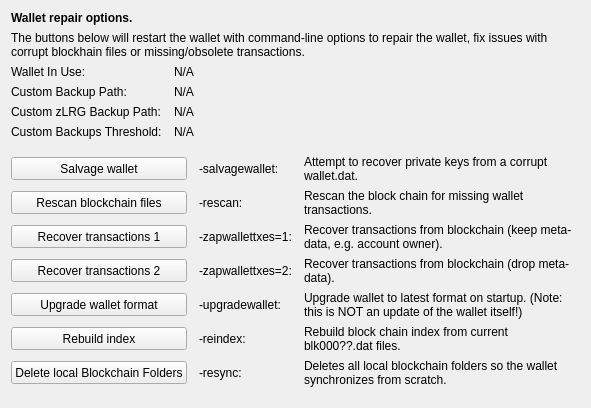
     <widget class="QWidget" name="tab_repair">
      <attribute name="title">
       <string>&amp;Wallet Repair</string>
      </attribute>
      <layout class="QGridLayout" name="gridLayout_4" columnstretch="0,0,0,0">
       <property name="horizontalSpacing">
        <number>12</number>
       </property>
       <item row="0" column="0" colspan="4">
        <widget class="QLabel" name="label_repair_header">
         <property name="font">
          <font>
           <weight>75</weight>
           <bold>true</bold>
          </font>
         </property>
         <property name="text">
          <string>Wallet repair options.</string>
         </property>
        </widget>
       </item>
       <item row="1" column="0" colspan="4">
        <widget class="QLabel" name="label_repair_helptext">
         <property name="font">
          <font>
           <weight>50</weight>
           <bold>false</bold>
          </font>
         </property>
         <property name="text">
          <string>The buttons below will restart the wallet with command-line options to repair the wallet, fix issues with corrupt blockhain files or missing/obsolete transactions.</string>
         </property>
         <property name="wordWrap">
          <bool>true</bool>
         </property>
        </widget>
       </item>
       <item row="2" column="0">
        <widget class="QLabel" name="wallet_path_label">
         <property name="text">
          <string>Wallet In Use:</string>
         </property>
        </widget>
       </item>
       <item row="2" column="1" colspan="3">
        <widget class="QLabel" name="wallet_path">
         <property name="cursor">
          <cursorShape>IBeamCursor</cursorShape>
         </property>
         <property name="text">
          <string>N/A</string>
         </property>
         <property name="textFormat">
          <enum>Qt::PlainText</enum>
         </property>
         <property name="textInteractionFlags">
          <set>Qt::LinksAccessibleByMouse|Qt::TextSelectableByKeyboard|Qt::TextSelectableByMouse</set>
         </property>
        </widget>
       </item>
       <item row="3" column="0">
        <widget class="QLabel" name="wallet_custombackuppath_label">
         <property name="text">
          <string>Custom Backup Path:</string>
         </property>
         <property name="visible">
          <bool>false</bool>
         </property>
        </widget>
       </item>
       <item row="3" column="1" colspan="3">
        <widget class="QLabel" name="wallet_custombackuppath">
         <property name="cursor">
          <cursorShape>IBeamCursor</cursorShape>
         </property>
         <property name="text">
          <string>N/A</string>
         </property>
         <property name="textFormat">
          <enum>Qt::PlainText</enum>
         </property>
         <property name="textInteractionFlags">
          <set>Qt::LinksAccessibleByMouse|Qt::TextSelectableByKeyboard|Qt::TextSelectableByMouse</set>
         </property>
         <property name="visible">
          <bool>false</bool>
         </property>
        </widget>
       </item>
       <item row="4" column="0">
        <widget class="QLabel" name="wallet_customzlrgbackuppath_label">
         <property name="text">
          <string>Custom zLRG Backup Path:</string>
         </property>
         <property name="visible">
          <bool>false</bool>
         </property>
        </widget>
       </item>
       <item row="4" column="1" colspan="3">
        <widget class="QLabel" name="wallet_customzlrgbackuppath">
         <property name="cursor">
          <cursorShape>IBeamCursor</cursorShape>
         </property>
         <property name="text">
          <string>N/A</string>
         </property>
         <property name="textFormat">
          <enum>Qt::PlainText</enum>
         </property>
         <property name="textInteractionFlags">
          <set>Qt::LinksAccessibleByMouse|Qt::TextSelectableByKeyboard|Qt::TextSelectableByMouse</set>
         </property>
         <property name="visible">
          <bool>false</bool>
         </property>
        </widget>
       </item>
       <item row="5" column="0">
        <widget class="QLabel" name="wallet_custombackupthreshold_label">
         <property name="text">
          <string>Custom Backups Threshold:</string>
         </property>
         <property name="visible">
          <bool>false</bool>
         </property>
        </widget>
       </item>
       <item row="5" column="1" colspan="3">
        <widget class="QLabel" name="wallet_custombackupthreshold">
         <property name="cursor">
          <cursorShape>IBeamCursor</cursorShape>
         </property>
         <property name="text">
          <string>N/A</string>
         </property>
         <property name="textFormat">
          <enum>Qt::PlainText</enum>
         </property>
         <property name="textInteractionFlags">
          <set>Qt::LinksAccessibleByMouse|Qt::TextSelectableByKeyboard|Qt::TextSelectableByMouse</set>
         </property>
         <property name="visible">
          <bool>false</bool>
         </property>
        </widget>
       </item>
       <item row="6" column="0">
        <spacer name="verticalSpacer_repair1">
         <property name="orientation">
          <enum>Qt::Vertical</enum>
         </property>
         <property name="sizeHint" stdset="0">
          <size>
           <width>10</width>
           <height>10</height>
          </size>
         </property>
        </spacer>
       </item>
       <item row="7" column="0" colspan="2">
        <widget class="QPushButton" name="btn_salvagewallet">
         <property name="minimumSize">
          <size>
           <width>100</width>
           <height>23</height>
          </size>
         </property>
         <property name="text">
          <string>Salvage wallet</string>
         </property>
        </widget>
       </item>
       <item row="7" column="2">
        <widget class="QLabel" name="label_repair_salvage_command">
         <property name="text">
          <string notr="true">-salvagewallet:</string>
         </property>
        </widget>
       </item>
       <item row="7" column="3">
        <widget class="QLabel" name="label_repair_salvage">
         <property name="text">
          <string>Attempt to recover private keys from a corrupt wallet.dat.</string>
         </property>
         <property name="wordWrap">
          <bool>true</bool>
         </property>
        </widget>
       </item>
       <item row="8" column="0" colspan="2">
        <widget class="QPushButton" name="btn_rescan">
         <property name="minimumSize">
          <size>
           <width>100</width>
           <height>23</height>
          </size>
         </property>
         <property name="text">
          <string>Rescan blockchain files</string>
         </property>
        </widget>
       </item>
       <item row="8" column="2">
        <widget class="QLabel" name="label_repair_rescan_command">
         <property name="text">
          <string notr="true">-rescan:</string>
         </property>
        </widget>
       </item>
       <item row="8" column="3">
        <widget class="QLabel" name="label_repair_rescan">
         <property name="text">
          <string>Rescan the block chain for missing wallet transactions.</string>
         </property>
         <property name="wordWrap">
          <bool>true</bool>
         </property>
        </widget>
       </item>
       <item row="9" column="0" colspan="2">
        <widget class="QPushButton" name="btn_zapwallettxes1">
         <property name="minimumSize">
          <size>
           <width>100</width>
           <height>23</height>
          </size>
         </property>
         <property name="text">
          <string>Recover transactions 1</string>
         </property>
        </widget>
       </item>
       <item row="9" column="2">
        <widget class="QLabel" name="label_repair_zap1_command">
         <property name="text">
          <string notr="true">-zapwallettxes=1:</string>
         </property>
        </widget>
       </item>
       <item row="9" column="3">
        <widget class="QLabel" name="label_repair_zap1">
         <property name="text">
          <string>Recover transactions from blockchain (keep meta-data, e.g. account owner).</string>
         </property>
         <property name="wordWrap">
          <bool>true</bool>
         </property>
        </widget>
       </item>
       <item row="10" column="0" colspan="2">
        <widget class="QPushButton" name="btn_zapwallettxes2">
         <property name="minimumSize">
          <size>
           <width>100</width>
           <height>23</height>
          </size>
         </property>
         <property name="text">
          <string>Recover transactions 2</string>
         </property>
        </widget>
       </item>
       <item row="10" column="2">
        <widget class="QLabel" name="label_repair_zap2_command">
         <property name="text">
          <string notr="true">-zapwallettxes=2:</string>
         </property>
        </widget>
       </item>
       <item row="10" column="3">
        <widget class="QLabel" name="label_repair_zap2">
         <property name="text">
          <string>Recover transactions from blockchain (drop meta-data).</string>
         </property>
         <property name="wordWrap">
          <bool>true</bool>
         </property>
        </widget>
       </item>
       <item row="11" column="0" colspan="2">
        <widget class="QPushButton" name="btn_upgradewallet">
         <property name="minimumSize">
          <size>
           <width>100</width>
           <height>23</height>
          </size>
         </property>
         <property name="text">
          <string>Upgrade wallet format</string>
         </property>
        </widget>
       </item>
       <item row="11" column="2">
        <widget class="QLabel" name="label_repair_upgrade_command">
         <property name="text">
          <string notr="true">-upgradewallet:</string>
         </property>
        </widget>
       </item>
       <item row="11" column="3">
        <widget class="QLabel" name="label_repair_upgrade">
         <property name="text">
          <string>Upgrade wallet to latest format on startup. (Note: this is NOT an update of the wallet itself!)</string>
         </property>
         <property name="wordWrap">
          <bool>true</bool>
         </property>
        </widget>
       </item>
       <item row="12" column="0" colspan="2">
        <widget class="QPushButton" name="btn_reindex">
         <property name="minimumSize">
          <size>
           <width>100</width>
           <height>23</height>
          </size>
         </property>
         <property name="text">
          <string>Rebuild index</string>
         </property>
        </widget>
       </item>
       <item row="12" column="2">
        <widget class="QLabel" name="label_repair_reindex_command">
         <property name="text">
          <string notr="true">-reindex:</string>
         </property>
        </widget>
       </item>
       <item row="12" column="3">
        <widget class="QLabel" name="label_repair_reindex">
         <property name="text">
          <string>Rebuild block chain index from current blk000??.dat files.</string>
         </property>
         <property name="wordWrap">
          <bool>true</bool>
         </property>
        </widget>
       </item>
       <item row="13" column="0" colspan="2">
        <widget class="QPushButton" name="btn_resync">
         <property name="minimumSize">
          <size>
           <width>100</width>
           <height>23</height>
          </size>
         </property>
         <property name="text">
          <string>Delete local Blockchain Folders</string>
         </property>
        </widget>
       </item>
       <item row="13" column="2">
        <widget class="QLabel" name="label_repair_resync_command">
         <property name="text">
          <string>-resync:</string>
         </property>
        </widget>
       </item>
       <item row="13" column="3">
        <widget class="QLabel" name="label_repair_resync">
         <property name="text">
          <string>Deletes all local blockchain folders so the wallet synchronizes from scratch.</string>
         </property>
         <property name="wordWrap">
          <bool>true</bool>
         </property>
        </widget>
       </item>
       <item row="14" column="0">
        <spacer name="verticalSpacer_repair2">
         <property name="orientation">
          <enum>Qt::Vertical</enum>
         </property>
         <property name="sizeHint" stdset="0">
          <size>
           <width>20</width>
           <height>10</height>
          </size>
         </property>
        </spacer>
       </item>
      </layout>
     </widget>
